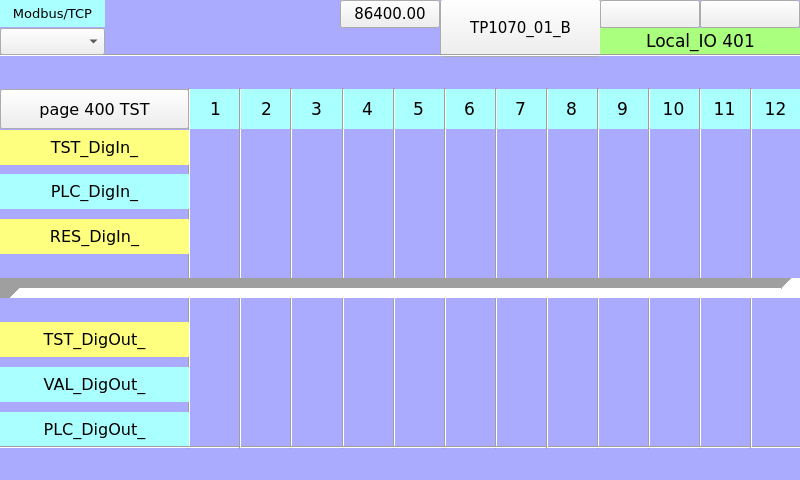
<?xml version="1.0" encoding="UTF-8"?>
<ui version="4.0">
 <class>page401</class>
 <widget class="QWidget" name="page401">
  <property name="geometry">
   <rect>
    <x>0</x>
    <y>0</y>
    <width>800</width>
    <height>480</height>
   </rect>
  </property>
  <property name="minimumSize">
   <size>
    <width>800</width>
    <height>480</height>
   </size>
  </property>
  <property name="maximumSize">
   <size>
    <width>800</width>
    <height>480</height>
   </size>
  </property>
  <property name="windowTitle">
   <string>page401</string>
  </property>
  <property name="styleSheet">
   <string notr="true">QWidget#page401
{
background-color: rgb(170, 170, 255);
}</string>
  </property>
  <widget class="Line" name="line_3">
   <property name="geometry">
    <rect>
     <x>230</x>
     <y>88</y>
     <width>20</width>
     <height>361</height>
    </rect>
   </property>
   <property name="orientation">
    <enum>Qt::Vertical</enum>
   </property>
  </widget>
  <widget class="ATCMbutton" name="atcmButton_6">
   <property name="geometry">
    <rect>
     <x>440</x>
     <y>-1</y>
     <width>161</width>
     <height>58</height>
    </rect>
   </property>
   <property name="font">
    <font>
     <family>DejaVu Sans</family>
     <pointsize>11</pointsize>
     <weight>50</weight>
     <bold>false</bold>
    </font>
   </property>
   <property name="toolTip">
    <string/>
   </property>
   <property name="whatsThis">
    <string>ATCMbutton widget</string>
   </property>
   <property name="pageName">
    <string>menu</string>
   </property>
   <property name="statusvar">
    <string/>
   </property>
   <property name="viewStatus">
    <bool>false</bool>
   </property>
   <property name="refresh">
    <number>200</number>
   </property>
   <property name="visibilityVar">
    <string/>
   </property>
   <property name="bgColor">
    <color>
     <red>170</red>
     <green>170</green>
     <blue>255</blue>
    </color>
   </property>
   <property name="borderColor">
    <color>
     <red>220</red>
     <green>220</green>
     <blue>220</blue>
    </color>
   </property>
   <property name="text">
    <string>TP1070_01_B</string>
   </property>
   <property name="pressText">
    <string>TP1070_01_B</string>
   </property>
   <property name="borderWidth">
    <number>2</number>
   </property>
   <property name="borderRadius">
    <number>0</number>
   </property>
   <property name="apparence">
    <enum>QFrame::Raised</enum>
   </property>
  </widget>
  <widget class="Line" name="line_13">
   <property name="geometry">
    <rect>
     <x>741</x>
     <y>88</y>
     <width>20</width>
     <height>361</height>
    </rect>
   </property>
   <property name="orientation">
    <enum>Qt::Vertical</enum>
   </property>
  </widget>
  <widget class="QLabel" name="label_PLC_DigIn_10">
   <property name="geometry">
    <rect>
     <x>648</x>
     <y>89</y>
     <width>51</width>
     <height>40</height>
    </rect>
   </property>
   <property name="font">
    <font>
     <family>DejaVu Sans</family>
     <pointsize>13</pointsize>
    </font>
   </property>
   <property name="styleSheet">
    <string notr="true">background-color: rgb(170, 255, 255);</string>
   </property>
   <property name="text">
    <string>10</string>
   </property>
   <property name="alignment">
    <set>Qt::AlignCenter</set>
   </property>
  </widget>
  <widget class="QLabel" name="label_Qt_Project_2">
   <property name="geometry">
    <rect>
     <x>600</x>
     <y>28</y>
     <width>201</width>
     <height>27</height>
    </rect>
   </property>
   <property name="font">
    <font>
     <family>DejaVu Sans</family>
     <pointsize>13</pointsize>
    </font>
   </property>
   <property name="styleSheet">
    <string notr="true">background-color: rgb(170, 255, 127);</string>
   </property>
   <property name="text">
    <string>Local_IO 401</string>
   </property>
   <property name="alignment">
    <set>Qt::AlignCenter</set>
   </property>
  </widget>
  <widget class="Line" name="line">
   <property name="geometry">
    <rect>
     <x>179</x>
     <y>88</y>
     <width>20</width>
     <height>361</height>
    </rect>
   </property>
   <property name="orientation">
    <enum>Qt::Vertical</enum>
   </property>
  </widget>
  <widget class="ATCMdate" name="atcmDate_2">
   <property name="geometry">
    <rect>
     <x>600</x>
     <y>0</y>
     <width>100</width>
     <height>28</height>
    </rect>
   </property>
   <property name="font">
    <font>
     <family>DejaVu Sans</family>
     <pointsize>10</pointsize>
    </font>
   </property>
   <property name="toolTip">
    <string>ATCM QDate</string>
   </property>
   <property name="whatsThis">
    <string>ATCMdate widget</string>
   </property>
   <property name="bgColor">
    <color>
     <red>255</red>
     <green>255</green>
     <blue>127</blue>
    </color>
   </property>
   <property name="borderWidth">
    <number>0</number>
   </property>
   <property name="borderRadius">
    <number>0</number>
   </property>
  </widget>
  <widget class="QLabel" name="label_PLC_DigIn_3">
   <property name="geometry">
    <rect>
     <x>291</x>
     <y>89</y>
     <width>51</width>
     <height>40</height>
    </rect>
   </property>
   <property name="font">
    <font>
     <family>DejaVu Sans</family>
     <pointsize>13</pointsize>
    </font>
   </property>
   <property name="styleSheet">
    <string notr="true">background-color: rgb(170, 255, 255);</string>
   </property>
   <property name="text">
    <string>3</string>
   </property>
   <property name="alignment">
    <set>Qt::AlignCenter</set>
   </property>
  </widget>
  <widget class="Line" name="line_9">
   <property name="geometry">
    <rect>
     <x>537</x>
     <y>88</y>
     <width>20</width>
     <height>361</height>
    </rect>
   </property>
   <property name="orientation">
    <enum>Qt::Vertical</enum>
   </property>
  </widget>
  <widget class="ATCMbutton" name="atcmButton_page400">
   <property name="geometry">
    <rect>
     <x>0</x>
     <y>89</y>
     <width>189</width>
     <height>40</height>
    </rect>
   </property>
   <property name="font">
    <font>
     <family>DejaVu Sans</family>
     <pointsize>12</pointsize>
    </font>
   </property>
   <property name="toolTip">
    <string/>
   </property>
   <property name="whatsThis">
    <string>ATCMbutton widget</string>
   </property>
   <property name="pageName">
    <string>page400</string>
   </property>
   <property name="statusvar">
    <string/>
   </property>
   <property name="viewStatus">
    <bool>false</bool>
   </property>
   <property name="visibilityVar">
    <string/>
   </property>
   <property name="bgColor">
    <color>
     <red>170</red>
     <green>255</green>
     <blue>255</blue>
    </color>
   </property>
   <property name="text">
    <string>page 400 TST</string>
   </property>
   <property name="pressText">
    <string>page 400 TST</string>
   </property>
   <property name="borderWidth">
    <number>0</number>
   </property>
   <property name="borderRadius">
    <number>0</number>
   </property>
   <property name="apparence">
    <enum>QFrame::Raised</enum>
   </property>
  </widget>
  <widget class="ATCMtime" name="atcmTime_2">
   <property name="geometry">
    <rect>
     <x>700</x>
     <y>0</y>
     <width>100</width>
     <height>28</height>
    </rect>
   </property>
   <property name="font">
    <font>
     <family>DejaVu Sans</family>
     <pointsize>10</pointsize>
    </font>
   </property>
   <property name="toolTip">
    <string>ATCM QTime</string>
   </property>
   <property name="whatsThis">
    <string>ATCMtime widget</string>
   </property>
   <property name="bgColor">
    <color>
     <red>255</red>
     <green>255</green>
     <blue>127</blue>
    </color>
   </property>
   <property name="borderWidth">
    <number>0</number>
   </property>
   <property name="borderRadius">
    <number>0</number>
   </property>
  </widget>
  <widget class="QLabel" name="label_PLC_DigIn_6">
   <property name="geometry">
    <rect>
     <x>444</x>
     <y>89</y>
     <width>51</width>
     <height>40</height>
    </rect>
   </property>
   <property name="font">
    <font>
     <family>DejaVu Sans</family>
     <pointsize>13</pointsize>
    </font>
   </property>
   <property name="styleSheet">
    <string notr="true">background-color: rgb(170, 255, 255);</string>
   </property>
   <property name="text">
    <string>6</string>
   </property>
   <property name="alignment">
    <set>Qt::AlignCenter</set>
   </property>
  </widget>
  <widget class="QLabel" name="label_PLC_DigIn_5">
   <property name="geometry">
    <rect>
     <x>393</x>
     <y>89</y>
     <width>51</width>
     <height>40</height>
    </rect>
   </property>
   <property name="font">
    <font>
     <family>DejaVu Sans</family>
     <pointsize>13</pointsize>
    </font>
   </property>
   <property name="styleSheet">
    <string notr="true">background-color: rgb(170, 255, 255);</string>
   </property>
   <property name="text">
    <string>5</string>
   </property>
   <property name="alignment">
    <set>Qt::AlignCenter</set>
   </property>
  </widget>
  <widget class="Line" name="line_2">
   <property name="geometry">
    <rect>
     <x>0</x>
     <y>45</y>
     <width>801</width>
     <height>20</height>
    </rect>
   </property>
   <property name="orientation">
    <enum>Qt::Horizontal</enum>
   </property>
  </widget>
  <widget class="QLabel" name="label_PLC_DigIn_2">
   <property name="geometry">
    <rect>
     <x>241</x>
     <y>89</y>
     <width>51</width>
     <height>40</height>
    </rect>
   </property>
   <property name="font">
    <font>
     <family>DejaVu Sans</family>
     <pointsize>13</pointsize>
    </font>
   </property>
   <property name="styleSheet">
    <string notr="true">background-color: rgb(170, 255, 255);</string>
   </property>
   <property name="text">
    <string>2</string>
   </property>
   <property name="alignment">
    <set>Qt::AlignCenter</set>
   </property>
  </widget>
  <widget class="QLabel" name="label_PLC_DigIn_7">
   <property name="geometry">
    <rect>
     <x>495</x>
     <y>89</y>
     <width>51</width>
     <height>40</height>
    </rect>
   </property>
   <property name="font">
    <font>
     <family>DejaVu Sans</family>
     <pointsize>13</pointsize>
    </font>
   </property>
   <property name="styleSheet">
    <string notr="true">background-color: rgb(170, 255, 255);</string>
   </property>
   <property name="text">
    <string>7</string>
   </property>
   <property name="alignment">
    <set>Qt::AlignCenter</set>
   </property>
  </widget>
  <widget class="Line" name="line_4">
   <property name="geometry">
    <rect>
     <x>281</x>
     <y>88</y>
     <width>20</width>
     <height>361</height>
    </rect>
   </property>
   <property name="orientation">
    <enum>Qt::Vertical</enum>
   </property>
  </widget>
  <widget class="QLabel" name="label_PLC_DigIn_11">
   <property name="geometry">
    <rect>
     <x>699</x>
     <y>89</y>
     <width>51</width>
     <height>40</height>
    </rect>
   </property>
   <property name="font">
    <font>
     <family>DejaVu Sans</family>
     <pointsize>13</pointsize>
    </font>
   </property>
   <property name="styleSheet">
    <string notr="true">background-color: rgb(170, 255, 255);</string>
   </property>
   <property name="text">
    <string>11</string>
   </property>
   <property name="alignment">
    <set>Qt::AlignCenter</set>
   </property>
  </widget>
  <widget class="QLabel" name="label_PLC_DigIn_8">
   <property name="geometry">
    <rect>
     <x>546</x>
     <y>89</y>
     <width>51</width>
     <height>40</height>
    </rect>
   </property>
   <property name="font">
    <font>
     <family>DejaVu Sans</family>
     <pointsize>13</pointsize>
    </font>
   </property>
   <property name="styleSheet">
    <string notr="true">background-color: rgb(170, 255, 255);</string>
   </property>
   <property name="text">
    <string>8</string>
   </property>
   <property name="alignment">
    <set>Qt::AlignCenter</set>
   </property>
  </widget>
  <widget class="Line" name="line_8">
   <property name="geometry">
    <rect>
     <x>486</x>
     <y>88</y>
     <width>20</width>
     <height>361</height>
    </rect>
   </property>
   <property name="orientation">
    <enum>Qt::Vertical</enum>
   </property>
  </widget>
  <widget class="QLabel" name="label_PLC_DigIn_4">
   <property name="geometry">
    <rect>
     <x>342</x>
     <y>89</y>
     <width>51</width>
     <height>40</height>
    </rect>
   </property>
   <property name="font">
    <font>
     <family>DejaVu Sans</family>
     <pointsize>13</pointsize>
    </font>
   </property>
   <property name="styleSheet">
    <string notr="true">background-color: rgb(170, 255, 255);</string>
   </property>
   <property name="text">
    <string>4</string>
   </property>
   <property name="alignment">
    <set>Qt::AlignCenter</set>
   </property>
  </widget>
  <widget class="Line" name="line_6">
   <property name="geometry">
    <rect>
     <x>384</x>
     <y>88</y>
     <width>20</width>
     <height>361</height>
    </rect>
   </property>
   <property name="orientation">
    <enum>Qt::Vertical</enum>
   </property>
  </widget>
  <widget class="QLabel" name="label_PLC_DigIn_12">
   <property name="geometry">
    <rect>
     <x>750</x>
     <y>89</y>
     <width>51</width>
     <height>40</height>
    </rect>
   </property>
   <property name="font">
    <font>
     <family>DejaVu Sans</family>
     <pointsize>13</pointsize>
    </font>
   </property>
   <property name="styleSheet">
    <string notr="true">background-color: rgb(170, 255, 255);</string>
   </property>
   <property name="text">
    <string>12</string>
   </property>
   <property name="alignment">
    <set>Qt::AlignCenter</set>
   </property>
  </widget>
  <widget class="QLabel" name="label_PLC_DigIn_9">
   <property name="geometry">
    <rect>
     <x>597</x>
     <y>89</y>
     <width>51</width>
     <height>40</height>
    </rect>
   </property>
   <property name="font">
    <font>
     <family>DejaVu Sans</family>
     <pointsize>13</pointsize>
    </font>
   </property>
   <property name="styleSheet">
    <string notr="true">background-color: rgb(170, 255, 255);</string>
   </property>
   <property name="text">
    <string>9</string>
   </property>
   <property name="alignment">
    <set>Qt::AlignCenter</set>
   </property>
  </widget>
  <widget class="Line" name="line_10">
   <property name="geometry">
    <rect>
     <x>588</x>
     <y>88</y>
     <width>20</width>
     <height>361</height>
    </rect>
   </property>
   <property name="orientation">
    <enum>Qt::Vertical</enum>
   </property>
  </widget>
  <widget class="Line" name="line_12">
   <property name="geometry">
    <rect>
     <x>690</x>
     <y>88</y>
     <width>20</width>
     <height>361</height>
    </rect>
   </property>
   <property name="orientation">
    <enum>Qt::Vertical</enum>
   </property>
  </widget>
  <widget class="ATCMlabel" name="atcmLabel_PLC_time">
   <property name="geometry">
    <rect>
     <x>340</x>
     <y>0</y>
     <width>100</width>
     <height>28</height>
    </rect>
   </property>
   <property name="font">
    <font>
     <family>DejaVu Sans</family>
     <pointsize>11</pointsize>
     <weight>50</weight>
     <bold>false</bold>
    </font>
   </property>
   <property name="text">
    <string>86400.00</string>
   </property>
   <property name="toolTip">
    <string>PLC_time</string>
   </property>
   <property name="whatsThis">
    <string>ATCMlabel widget</string>
   </property>
   <property name="variable">
    <string>PLC_time</string>
   </property>
   <property name="refresh">
    <number>500</number>
   </property>
   <property name="max">
    <string>0</string>
   </property>
   <property name="min">
    <string>0</string>
   </property>
   <property name="viewStatus">
    <bool>false</bool>
   </property>
   <property name="visibilityVar">
    <string/>
   </property>
   <property name="bgColor">
    <color>
     <red>255</red>
     <green>255</green>
     <blue>127</blue>
    </color>
   </property>
   <property name="borderWidth">
    <number>0</number>
   </property>
   <property name="borderRadius">
    <number>0</number>
   </property>
  </widget>
  <widget class="Line" name="line_7">
   <property name="geometry">
    <rect>
     <x>435</x>
     <y>88</y>
     <width>20</width>
     <height>361</height>
    </rect>
   </property>
   <property name="orientation">
    <enum>Qt::Vertical</enum>
   </property>
  </widget>
  <widget class="Line" name="line_11">
   <property name="geometry">
    <rect>
     <x>639</x>
     <y>88</y>
     <width>20</width>
     <height>361</height>
    </rect>
   </property>
   <property name="orientation">
    <enum>Qt::Vertical</enum>
   </property>
  </widget>
  <widget class="Line" name="line_5">
   <property name="geometry">
    <rect>
     <x>333</x>
     <y>88</y>
     <width>20</width>
     <height>361</height>
    </rect>
   </property>
   <property name="orientation">
    <enum>Qt::Vertical</enum>
   </property>
  </widget>
  <widget class="QLabel" name="label_PLC_DigIn_1">
   <property name="geometry">
    <rect>
     <x>190</x>
     <y>89</y>
     <width>51</width>
     <height>40</height>
    </rect>
   </property>
   <property name="font">
    <font>
     <family>DejaVu Sans</family>
     <pointsize>13</pointsize>
    </font>
   </property>
   <property name="styleSheet">
    <string notr="true">background-color: rgb(170, 255, 255);</string>
   </property>
   <property name="text">
    <string>1</string>
   </property>
   <property name="alignment">
    <set>Qt::AlignCenter</set>
   </property>
  </widget>
  <widget class="QLabel" name="label_PLC_DigIn_">
   <property name="geometry">
    <rect>
     <x>0</x>
     <y>174</y>
     <width>189</width>
     <height>35</height>
    </rect>
   </property>
   <property name="font">
    <font>
     <family>DejaVu Sans</family>
     <pointsize>12</pointsize>
    </font>
   </property>
   <property name="styleSheet">
    <string notr="true">background-color: rgb(170, 255, 255);</string>
   </property>
   <property name="text">
    <string>PLC_DigIn_</string>
   </property>
   <property name="alignment">
    <set>Qt::AlignCenter</set>
   </property>
  </widget>
  <widget class="QLabel" name="label_TST_DigIn_">
   <property name="geometry">
    <rect>
     <x>0</x>
     <y>130</y>
     <width>189</width>
     <height>35</height>
    </rect>
   </property>
   <property name="font">
    <font>
     <family>DejaVu Sans</family>
     <pointsize>12</pointsize>
    </font>
   </property>
   <property name="styleSheet">
    <string notr="true">background-color: rgb(255, 255, 127);</string>
   </property>
   <property name="text">
    <string>TST_DigIn_</string>
   </property>
   <property name="alignment">
    <set>Qt::AlignCenter</set>
   </property>
  </widget>
  <widget class="QLabel" name="label_RES_DigIn_">
   <property name="geometry">
    <rect>
     <x>0</x>
     <y>219</y>
     <width>189</width>
     <height>35</height>
    </rect>
   </property>
   <property name="font">
    <font>
     <family>DejaVu Sans</family>
     <pointsize>12</pointsize>
    </font>
   </property>
   <property name="styleSheet">
    <string notr="true">background-color: rgb(255, 255, 127);</string>
   </property>
   <property name="text">
    <string>RES_DigIn_</string>
   </property>
   <property name="alignment">
    <set>Qt::AlignCenter</set>
   </property>
  </widget>
  <widget class="QLabel" name="label_PLC_DigIn_13">
   <property name="geometry">
    <rect>
     <x>0</x>
     <y>412</y>
     <width>189</width>
     <height>35</height>
    </rect>
   </property>
   <property name="font">
    <font>
     <family>DejaVu Sans</family>
     <pointsize>12</pointsize>
    </font>
   </property>
   <property name="styleSheet">
    <string notr="true">background-color: rgb(170, 255, 255);</string>
   </property>
   <property name="text">
    <string>PLC_DigOut_</string>
   </property>
   <property name="alignment">
    <set>Qt::AlignCenter</set>
   </property>
  </widget>
  <widget class="QLabel" name="label_PLC_DigIn_14">
   <property name="geometry">
    <rect>
     <x>0</x>
     <y>367</y>
     <width>189</width>
     <height>35</height>
    </rect>
   </property>
   <property name="font">
    <font>
     <family>DejaVu Sans</family>
     <pointsize>12</pointsize>
    </font>
   </property>
   <property name="styleSheet">
    <string notr="true">background-color: rgb(170, 255, 255);</string>
   </property>
   <property name="text">
    <string>VAL_DigOut_</string>
   </property>
   <property name="alignment">
    <set>Qt::AlignCenter</set>
   </property>
  </widget>
  <widget class="QLabel" name="label_TST_DigIn_1">
   <property name="geometry">
    <rect>
     <x>0</x>
     <y>322</y>
     <width>189</width>
     <height>35</height>
    </rect>
   </property>
   <property name="font">
    <font>
     <family>DejaVu Sans</family>
     <pointsize>12</pointsize>
    </font>
   </property>
   <property name="styleSheet">
    <string notr="true">background-color: rgb(255, 255, 127);</string>
   </property>
   <property name="text">
    <string>TST_DigOut_</string>
   </property>
   <property name="alignment">
    <set>Qt::AlignCenter</set>
   </property>
  </widget>
  <widget class="Line" name="line_14">
   <property name="geometry">
    <rect>
     <x>0</x>
     <y>437</y>
     <width>801</width>
     <height>20</height>
    </rect>
   </property>
   <property name="orientation">
    <enum>Qt::Horizontal</enum>
   </property>
  </widget>
  <widget class="Line" name="line_15">
   <property name="geometry">
    <rect>
     <x>0</x>
     <y>278</y>
     <width>801</width>
     <height>20</height>
    </rect>
   </property>
   <property name="frameShadow">
    <enum>QFrame::Sunken</enum>
   </property>
   <property name="lineWidth">
    <number>20</number>
   </property>
   <property name="midLineWidth">
    <number>0</number>
   </property>
   <property name="orientation">
    <enum>Qt::Horizontal</enum>
   </property>
  </widget>
  <widget class="ATCMcombobox" name="atcmComboBox">
   <property name="geometry">
    <rect>
     <x>0</x>
     <y>28</y>
     <width>105</width>
     <height>27</height>
    </rect>
   </property>
   <property name="font">
    <font>
     <family>DejaVu Sans</family>
     <pointsize>10</pointsize>
    </font>
   </property>
   <property name="toolTip">
    <string>TEST_COMMAND</string>
   </property>
   <property name="whatsThis">
    <string>ATCMcombobox widget</string>
   </property>
   <property name="variable">
    <string>TEST_COMMAND</string>
   </property>
   <property name="refresh">
    <number>500</number>
   </property>
   <property name="viewStatus">
    <bool>false</bool>
   </property>
   <property name="writeAcknowledge">
    <bool>false</bool>
   </property>
   <property name="visibilityVar">
    <string/>
   </property>
   <property name="bgColor">
    <color>
     <red>170</red>
     <green>255</green>
     <blue>127</blue>
    </color>
   </property>
   <property name="borderWidth">
    <number>0</number>
   </property>
   <property name="borderRadius">
    <number>0</number>
   </property>
   <property name="mapping">
    <string>0;LOCAL;216;REMOTE;42;DONE</string>
   </property>
  </widget>
  <widget class="QLabel" name="label_Start_3">
   <property name="geometry">
    <rect>
     <x>0</x>
     <y>0</y>
     <width>105</width>
     <height>27</height>
    </rect>
   </property>
   <property name="font">
    <font>
     <family>DejaVu Sans</family>
     <pointsize>10</pointsize>
    </font>
   </property>
   <property name="styleSheet">
    <string notr="true">background-color: rgb(170, 255, 255);</string>
   </property>
   <property name="text">
    <string>Modbus/TCP</string>
   </property>
   <property name="alignment">
    <set>Qt::AlignCenter</set>
   </property>
  </widget>
  <zorder>atcmButton_6</zorder>
  <zorder>label_PLC_DigIn_10</zorder>
  <zorder>label_Qt_Project_2</zorder>
  <zorder>line</zorder>
  <zorder>atcmDate_2</zorder>
  <zorder>label_PLC_DigIn_3</zorder>
  <zorder>atcmButton_page400</zorder>
  <zorder>atcmTime_2</zorder>
  <zorder>label_PLC_DigIn_6</zorder>
  <zorder>label_PLC_DigIn_5</zorder>
  <zorder>line_2</zorder>
  <zorder>label_PLC_DigIn_2</zorder>
  <zorder>label_PLC_DigIn_7</zorder>
  <zorder>line_4</zorder>
  <zorder>label_PLC_DigIn_11</zorder>
  <zorder>label_PLC_DigIn_8</zorder>
  <zorder>line_8</zorder>
  <zorder>label_PLC_DigIn_4</zorder>
  <zorder>line_6</zorder>
  <zorder>label_PLC_DigIn_12</zorder>
  <zorder>label_PLC_DigIn_9</zorder>
  <zorder>line_10</zorder>
  <zorder>line_12</zorder>
  <zorder>atcmLabel_PLC_time</zorder>
  <zorder>line_7</zorder>
  <zorder>line_11</zorder>
  <zorder>line_5</zorder>
  <zorder>label_PLC_DigIn_1</zorder>
  <zorder>label_PLC_DigIn_</zorder>
  <zorder>label_TST_DigIn_</zorder>
  <zorder>label_RES_DigIn_</zorder>
  <zorder>label_PLC_DigIn_13</zorder>
  <zorder>label_PLC_DigIn_14</zorder>
  <zorder>label_TST_DigIn_1</zorder>
  <zorder>line_14</zorder>
  <zorder>line_9</zorder>
  <zorder>line_13</zorder>
  <zorder>line_3</zorder>
  <zorder>line_15</zorder>
  <zorder>atcmComboBox</zorder>
  <zorder>label_Start_3</zorder>
 </widget>
 <customwidgets>
  <customwidget>
   <class>ATCMbutton</class>
   <extends>QPushButton</extends>
   <header>atcmplugin.h</header>
  </customwidget>
  <customwidget>
   <class>ATCMcombobox</class>
   <extends>QComboBox</extends>
   <header>atcmplugin.h</header>
  </customwidget>
  <customwidget>
   <class>ATCMdate</class>
   <extends>QPushButton</extends>
   <header>atcmplugin.h</header>
  </customwidget>
  <customwidget>
   <class>ATCMlabel</class>
   <extends>QPushButton</extends>
   <header>atcmplugin.h</header>
  </customwidget>
  <customwidget>
   <class>ATCMtime</class>
   <extends>QPushButton</extends>
   <header>atcmplugin.h</header>
  </customwidget>
 </customwidgets>
 <resources/>
 <connections>
  <connection>
   <sender>atcmButton_6</sender>
   <signal>newPage(const char*,bool)</signal>
   <receiver>page401</receiver>
   <slot>goto_page(const char*,bool)</slot>
   <hints>
    <hint type="sourcelabel">
     <x>20</x>
     <y>20</y>
    </hint>
    <hint type="destinationlabel">
     <x>20</x>
     <y>20</y>
    </hint>
   </hints>
  </connection>
  <connection>
   <sender>atcmButton_page400</sender>
   <signal>newPage(const char*,bool)</signal>
   <receiver>page401</receiver>
   <slot>goto_page(const char*,bool)</slot>
   <hints>
    <hint type="sourcelabel">
     <x>20</x>
     <y>20</y>
    </hint>
    <hint type="destinationlabel">
     <x>20</x>
     <y>20</y>
    </hint>
   </hints>
  </connection>
 </connections>
 <slots>
  <slot>goto_page(const char*,bool)</slot>
 </slots>
</ui>
